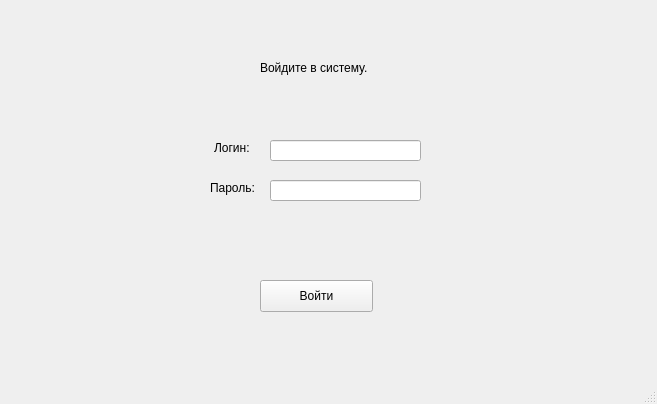
<?xml version="1.0" encoding="UTF-8"?>
<ui version="4.0">
 <class>MainWindow</class>
 <widget class="QMainWindow" name="MainWindow">
  <property name="geometry">
   <rect>
    <x>0</x>
    <y>0</y>
    <width>657</width>
    <height>404</height>
   </rect>
  </property>
  <property name="windowTitle">
   <string>Authorize</string>
  </property>
  <widget class="QWidget" name="centralwidget">
   <widget class="QPushButton" name="pushButton_2">
    <property name="geometry">
     <rect>
      <x>260</x>
      <y>280</y>
      <width>113</width>
      <height>32</height>
     </rect>
    </property>
    <property name="text">
     <string>Войти</string>
    </property>
   </widget>
   <widget class="QLabel" name="label">
    <property name="geometry">
     <rect>
      <x>260</x>
      <y>60</y>
      <width>131</width>
      <height>16</height>
     </rect>
    </property>
    <property name="text">
     <string>Войдите в систему.</string>
    </property>
   </widget>
   <widget class="QLineEdit" name="lineEdit">
    <property name="geometry">
     <rect>
      <x>270</x>
      <y>140</y>
      <width>151</width>
      <height>21</height>
     </rect>
    </property>
    <property name="text">
     <string/>
    </property>
   </widget>
   <widget class="QLineEdit" name="lineEdit_2">
    <property name="geometry">
     <rect>
      <x>270</x>
      <y>180</y>
      <width>151</width>
      <height>21</height>
     </rect>
    </property>
    <property name="text">
     <string/>
    </property>
   </widget>
   <widget class="QLabel" name="label_2">
    <property name="geometry">
     <rect>
      <x>214</x>
      <y>140</y>
      <width>51</width>
      <height>16</height>
     </rect>
    </property>
    <property name="text">
     <string>Логин:</string>
    </property>
   </widget>
   <widget class="QLabel" name="label_3">
    <property name="geometry">
     <rect>
      <x>210</x>
      <y>180</y>
      <width>51</width>
      <height>16</height>
     </rect>
    </property>
    <property name="text">
     <string>Пароль:</string>
    </property>
   </widget>
  </widget>
  <widget class="QStatusBar" name="statusbar"/>
 </widget>
 <resources/>
 <connections/>
</ui>
